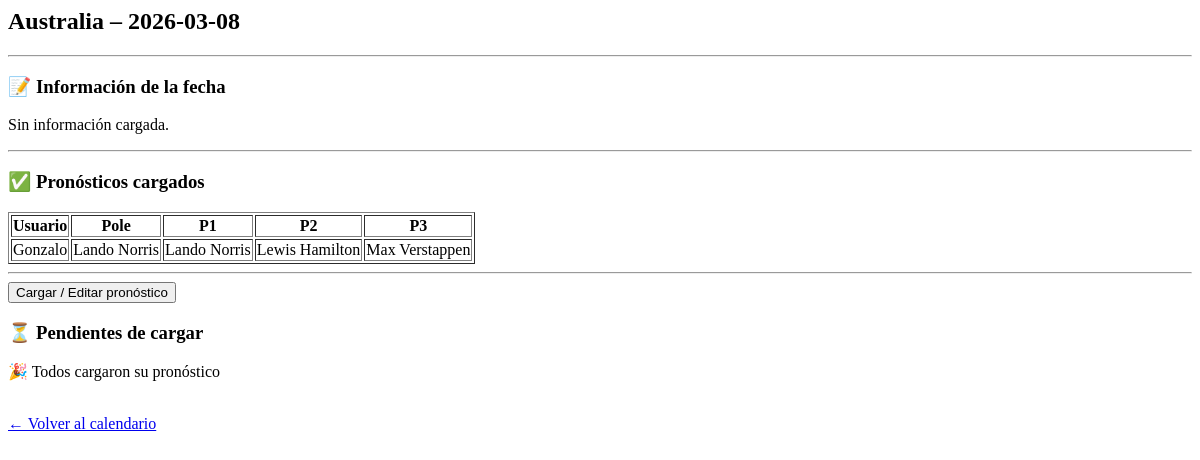
The app's page /fecha/1, older data.
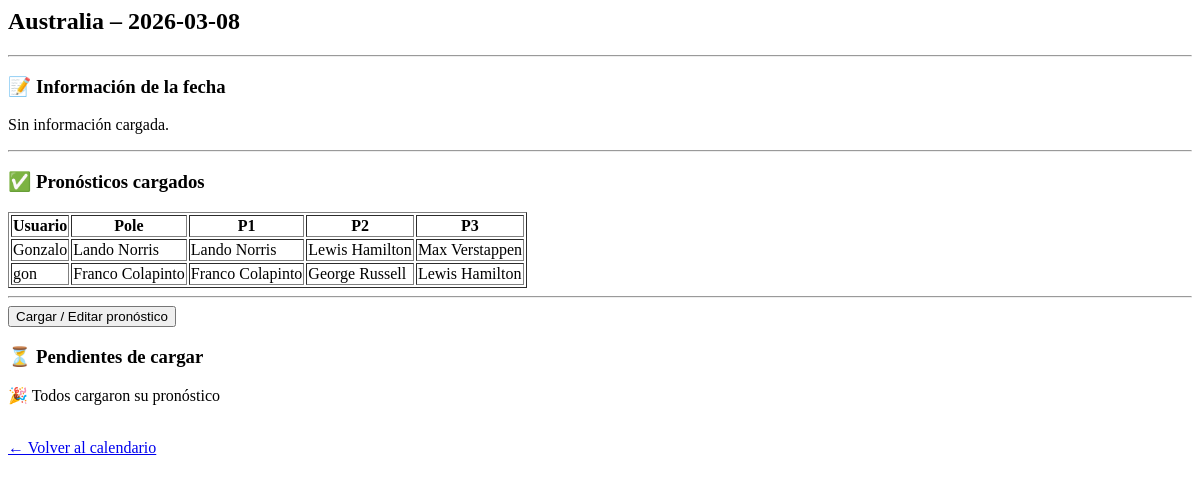
The same page, newer data.
### tables this page shows
CREATE TABLE pronosticos (
    id INTEGER PRIMARY KEY AUTOINCREMENT,
    user_id INTEGER NOT NULL,
    carrera_id INTEGER NOT NULL,
    pole TEXT,
    sprint_ganador TEXT,
    p1 TEXT,
    p2 TEXT,
    p3 TEXT,
    puntos INTEGER DEFAULT 0,
    UNIQUE(user_id, carrera_id)
);

CREATE TABLE usuarios (
    id INTEGER PRIMARY KEY AUTOINCREMENT,
    nombre TEXT UNIQUE NOT NULL,
    email TEXT UNIQUE NOT NULL,
    password TEXT NOT NULL
, fecha_registro TEXT, admin INTEGER DEFAULT 0, avatar TEXT);

### app.py (the view, shortened to what this page needs)
@app.route("/fecha/<int:carrera_id>")
def fecha(carrera_id):
    conn = get_db()
    cur = conn.cursor()
    cur.execute("SELECT * FROM carreras WHERE id = ?", (carrera_id,))
    carrera = cur.fetchone()
    cur.execute("SELECT * FROM resultados WHERE carrera_id = ?", (carrera_id,))
    resultado = cur.fetchone()
    cur.execute("""
        SELECT p.*, u.nombre AS usuario
        FROM pronosticos p
        JOIN usuarios u ON u.id = p.user_id
        WHERE p.carrera_id = ?
        ORDER BY p.puntos DESC
    """, (carrera_id,))
    pronosticos = cur.fetchall()
    conn.close()
    segundos_restantes = 0
    return render_template(
        "fecha.html",
        carrera=carrera,
        resultado=resultado,
        pronosticos=pronosticos,
        segundos_restantes=segundos_restantes
    )

### app.py (called while the page is built)
def get_db():
    conn = sqlite3.connect("prode.db")
    conn.row_factory = sqlite3.Row
    return conn

### templates/fecha.html (shortened to what this page needs)
<h2>{{ carrera.pais }} – {{ carrera.fecha }}</h2>
<hr>
<h3>📝 Información de la fecha</h3>
{% if session.admin %}
<form method="post">
    <textarea name="info_fecha" rows="5" style="width:100%">{{ carrera.info_fecha }}</textarea>
    <br><br>
    <button type="submit">Guardar info</button>
</form>
{% else %}
<p>{{ carrera.info_fecha or "Sin información cargada." }}</p>
{% endif %}
<hr>
<h3>✅ Pronósticos cargados</h3>
<table border="1">
    <thead>
        <tr>
            <th>Usuario</th>
            <th>Pole</th>
            <th>P1</th>
            <th>P2</th>
            <th>P3</th>
        </tr>
    </thead>
    <tbody>
        {% for p in pronosticos %}
        <tr>
            <td>{{ p.usuario }}</td>
            <td>{{ p.pole }}</td>
            <td>{{ p.p1 }}</td>
            <td>{{ p.p2 }}</td>
            <td>{{ p.p3 }}</td>
        </tr>
        {% endfor %}
    </tbody>
</table>
<hr>
{% if carrera.pronostico_abierto %}
    <a href="/pronostico/{{ carrera.id }}">
        <button>Cargar / Editar pronóstico</button>
    </a>
{% else %}
    <p><strong>Pronóstico cerrado</strong></p>
{% endif %}
<h3>⏳ Pendientes de cargar</h3>
{% if pendientes %}
<ul>
    {% for u in pendientes %}
        <li>{{ u.nombre }}</li>
    {% endfor %}
</ul>
{% else %}
<p>🎉 Todos cargaron su pronóstico</p>
{% endif %}
<a href="/calendario">← Volver al calendario</a>

Row changes from the older to the newer data that the page shows:
added pronosticos: usuario "gon", pole "Franco Colapinto", p1 "Franco Colapinto", p2 "George Russell", p3 "Lewis Hamilton"
